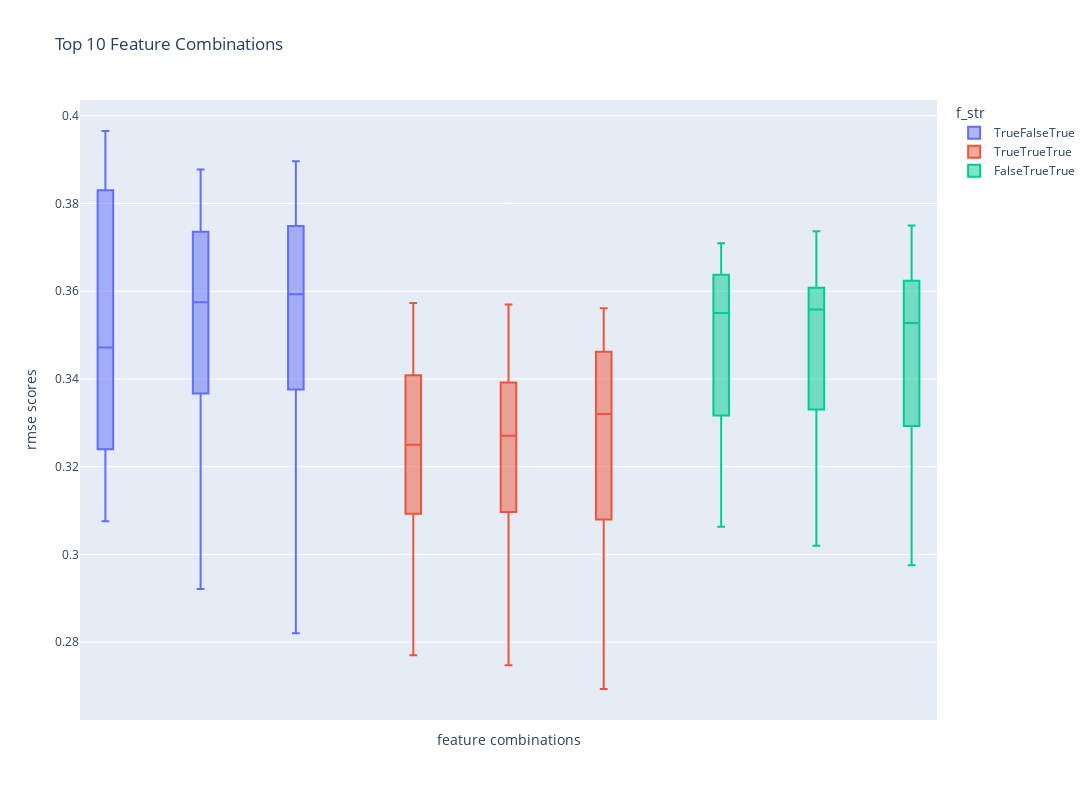

Notebook cell for this chart:
### Code cell
pio.renderers.default = 'plotly_mimetype'

fig = px.box(df_metrics[df_metrics['features'].isin(x)], x='features',
             y='rmse_scores', title='RMSE Boxplot of Top 10 Feature Combinations', color='f_str')
fig.update_layout(height=800, width=1100,
                  title_text="Top 10 Feature Combinations",
                  xaxis_title="feature combinations", yaxis_title="rmse scores")
fig.update_xaxes(showticklabels=False)
fig.show()

### Figure 1 — Plotly figure (JSON) as saved in the notebook; plotly's stock layout.template omitted (floating-point values rounded to 4 significant figures)
{"data": [{"alignmentgroup": "True", "hovertemplate": "f_str=TrueFalseTrue<br>features=%{x}<br>rmse_scores=%{y}<extra></extra>", "legendgroup": "TrueFalseTrue", "marker": {"color": "#636efa"}, "name": "TrueFalseTrue", "notched": false, "offsetgroup": "TrueFalseTrue", "orientation": "v", "showlegend": true, "type": "box", "x": ["f_1_num_of_terms,f_5_num_results,f_7_sum_title_scores", "f_1_num_of_terms,f_5_num_results,f_7_sum_title_scores", "f_1_num_of_terms,f_5_num_results,f_7_sum_title_scores", "f_1_num_of_terms,f_5_num_results,f_7_sum_title_scores", "f_1_num_of_terms,f_5_num_results,f_7_sum_title_scores", "f_1_num_of_terms,f_2_query_length,f_5_num_results,f_7_sum_title_scores", "f_1_num_of_terms,f_2_query_length,f_5_num_results,f_7_sum_title_scores", "f_1_num_of_terms,f_2_query_length,f_5_num_results,f_7_sum_title_scores", "f_1_num_of_terms,f_2_query_length,f_5_num_results,f_7_sum_title_scores", "f_1_num_of_terms,f_2_query_length,f_5_num_results,f_7_sum_title_scores", "f_1_num_of_terms,f_2_query_length,f_4_has_special_char,f_5_num_results,f_7_sum_title_scores", "f_1_num_of_terms,f_2_query_length,f_4_has_special_char,f_5_num_results,f_7_sum_title_scores", "f_1_num_of_terms,f_2_query_length,f_4_has_special_char,f_5_num_results,f_7_sum_title_scores", "f_1_num_of_terms,f_2_query_length,f_4_has_special_char,f_5_num_results,f_7_sum_title_scores", "f_1_num_of_terms,f_2_query_length,f_4_has_special_char,f_5_num_results,f_7_sum_title_scores"], "x0": " ", "xaxis": "x", "y": [0.3965, 0.3785, 0.3076, 0.3294, 0.3472, 0.3877, 0.3688, 0.2921, 0.3516, 0.3575, 0.3896, 0.3699, 0.282, 0.3593, 0.3561], "y0": " ", "yaxis": "y"}, {"alignmentgroup": "True", "hovertemplate": "f_str=TrueTrueTrue<br>features=%{x}<br>rmse_scores=%{y}<extra></extra>", "legendgroup": "TrueTrueTrue", "marker": {"color": "#EF553B"}, "name": "TrueTrueTrue", "notched": false, "offsetgroup": "TrueTrueTrue", "orientation": "v", "showlegend": true, "type": "box", "x": ["f_2_query_length,f_5_num_results,f_7_sum_title_scores,f_9_avg_semantic_score", "f_2_query_length,f_5_num_results,f_7_sum_title_scores,f_9_avg_semantic_score", "f_2_query_length,f_5_num_results,f_7_sum_title_scores,f_9_avg_semantic_score", "f_2_query_length,f_5_num_results,f_7_sum_title_scores,f_9_avg_semantic_score", "f_2_query_length,f_5_num_results,f_7_sum_title_scores,f_9_avg_semantic_score", "f_1_num_of_terms,f_2_query_length,f_5_num_results,f_7_sum_title_scores,f_9_avg_semantic_score", "f_1_num_of_terms,f_2_query_length,f_5_num_results,f_7_sum_title_scores,f_9_avg_semantic_score", "f_1_num_of_terms,f_2_query_length,f_5_num_results,f_7_sum_title_scores,f_9_avg_semantic_score", "f_1_num_of_terms,f_2_query_length,f_5_num_results,f_7_sum_title_scores,f_9_avg_semantic_score", "f_1_num_of_terms,f_2_query_length,f_5_num_results,f_7_sum_title_scores,f_9_avg_semantic_score", "f_1_num_of_terms,f_2_query_length,f_4_has_special_char,f_5_num_results,f_7_sum_title_scores,f_9_avg_semantic_score", "f_1_num_of_terms,f_2_query_length,f_4_has_special_char,f_5_num_results,f_7_sum_title_scores,f_9_avg_semantic_score", "f_1_num_of_terms,f_2_query_length,f_4_has_special_char,f_5_num_results,f_7_sum_title_scores,f_9_avg_semantic_score", "f_1_num_of_terms,f_2_query_length,f_4_has_special_char,f_5_num_results,f_7_sum_title_scores,f_9_avg_semantic_score", "f_1_num_of_terms,f_2_query_length,f_4_has_special_char,f_5_num_results,f_7_sum_title_scores,f_9_avg_semantic_score"], "x0": " ", "xaxis": "x", "y": [0.3573, 0.325, 0.277, 0.3354, 0.32, 0.357, 0.3271, 0.2747, 0.3333, 0.3213, 0.3561, 0.332, 0.2693, 0.3429, 0.3208], "y0": " ", "yaxis": "y"}, {"alignmentgroup": "True", "hovertemplate": "f_str=FalseTrueTrue<br>features=%{x}<br>rmse_scores=%{y}<extra></extra>", "legendgroup": "FalseTrueTrue", "marker": {"color": "#00cc96"}, "name": "FalseTrueTrue", "notched": false, "offsetgroup": "FalseTrueTrue", "orientation": "v", "showlegend": true, "type": "box", "x": ["f_1_num_of_terms,f_2_query_length,f_3_has_numbers,f_8_max_semantic_score,f_9_avg_semantic_score", "f_1_num_of_terms,f_2_query_length,f_3_has_numbers,f_8_max_semantic_score,f_9_avg_semantic_score", "f_1_num_of_terms,f_2_query_length,f_3_has_numbers,f_8_max_semantic_score,f_9_avg_semantic_score", "f_1_num_of_terms,f_2_query_length,f_3_has_numbers,f_8_max_semantic_score,f_9_avg_semantic_score", "f_1_num_of_terms,f_2_query_length,f_3_has_numbers,f_8_max_semantic_score,f_9_avg_semantic_score", "f_1_num_of_terms,f_2_query_length,f_4_has_special_char,f_8_max_semantic_score,f_9_avg_semantic_score", "f_1_num_of_terms,f_2_query_length,f_4_has_special_char,f_8_max_semantic_score,f_9_avg_semantic_score", "f_1_num_of_terms,f_2_query_length,f_4_has_special_char,f_8_max_semantic_score,f_9_avg_semantic_score", "f_1_num_of_terms,f_2_query_length,f_4_has_special_char,f_8_max_semantic_score,f_9_avg_semantic_score", "f_1_num_of_terms,f_2_query_length,f_4_has_special_char,f_8_max_semantic_score,f_9_avg_semantic_score", "f_1_num_of_terms,f_2_query_length,f_3_has_numbers,f_4_has_special_char,f_8_max_semantic_score,f_9_avg_semantic_score", "f_1_num_of_terms,f_2_query_length,f_3_has_numbers,f_4_has_special_char,f_8_max_semantic_score,f_9_avg_semantic_score", "f_1_num_of_terms,f_2_query_length,f_3_has_numbers,f_4_has_special_char,f_8_max_semantic_score,f_9_avg_semantic_score", "f_1_num_of_terms,f_2_query_length,f_3_has_numbers,f_4_has_special_char,f_8_max_semantic_score,f_9_avg_semantic_score", "f_1_num_of_terms,f_2_query_length,f_3_has_numbers,f_4_has_special_char,f_8_max_semantic_score,f_9_avg_semantic_score"], "x0": " ", "xaxis": "x", "y": [0.3401, 0.3709, 0.3063, 0.355, 0.3613, 0.3434, 0.3737, 0.302, 0.3565, 0.3559, 0.3398, 0.375, 0.2975, 0.3582, 0.3527], "y0": " ", "yaxis": "y"}], "layout": {"boxmode": "group", "height": 800, "legend": {"title": {"text": "f_str"}, "tracegroupgap": 0}, "title": {"text": "Top 10 Feature Combinations"}, "width": 1100, "xaxis": {"anchor": "y", "autorange": true, "domain": [0, 1], "range": [-0.5, 8.5], "showticklabels": false, "title": {"text": "feature combinations"}, "type": "category"}, "yaxis": {"anchor": "x", "autorange": true, "domain": [0, 1], "range": [0.2623, 0.4036], "title": {"text": "rmse scores"}, "type": "linear"}}}
